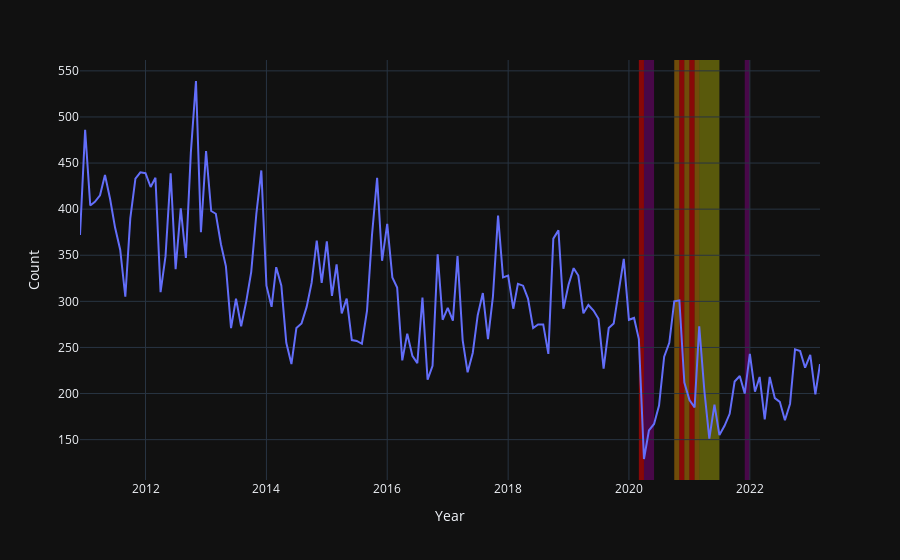

The notebook cell this image was saved under:
### Code cell
fig = px.line(grouped, x='Month', y='Count')
fig.update_layout(xaxis_title="Year", yaxis_title="Count")
fig.add_vrect(x0='2020-03', x1='2020-04', fillcolor='red', opacity=0.5, layer='below', line_width=0) #Lockdown
fig.add_vrect(x0='2020-04', x1='2020-06', fillcolor='purple', opacity=0.5, layer='below', line_width=0) #extension of lockdown
fig.add_vrect(x0='2020-10', x1='2020-11', fillcolor='orange', opacity=0.4, layer='below', line_width=0) #Restrictions
fig.add_vrect(x0='2020-11', x1='2020-12', fillcolor='red', opacity=0.5, layer='below', line_width=0) #Lockdown
fig.add_vrect(x0='2020-12', x1='2021-01', fillcolor='orange', opacity=0.4, layer='below', line_width=0) #Restrictions
fig.add_vrect(x0='2021-01', x1='2021-02', fillcolor='red', opacity=0.5, layer='below', line_width=0) #Lockdown
fig.add_vrect(x0='2021-02', x1='2021-03', fillcolor='orange', opacity=0.4, layer='below', line_width=0) #Meetings allowed and schools opened
fig.add_vrect(x0='2021-03', x1='2021-07', fillcolor='yellow', opacity=0.3, layer='below', line_width=0) #slow release of restrictions.
fig.add_vrect(x0='2021-12', x1='2022-01', fillcolor='purple', opacity=0.5, layer='below', line_width=0) #extension of lockdown
#dates using: https://www.instituteforgovernment.org.uk/sites/default/files/2022-12/timeline-coronavirus-lockdown-december-2021.pdf

fig.show()

### Figure 1 — Plotly figure (JSON) as saved in the notebook; plotly's stock layout.template omitted (floating-point values rounded to 4 significant figures; data arrays with more than 128 entries replaced by an {"elided": "..."} marker saying what was removed)
{"data": [{"hovertemplate": "Month=%{x}<br>Count=%{y}<extra></extra>", "legendgroup": "", "line": {"color": "#636efa", "dash": "solid"}, "marker": {"symbol": "circle"}, "mode": "lines", "name": "", "orientation": "v", "showlegend": false, "x": {"elided": "148 str values"}, "xaxis": "x", "y": {"elided": "148 int values"}, "yaxis": "y", "type": "scatter"}], "layout": {"xaxis": {"anchor": "y", "domain": [0.0, 1.0], "title": {"text": "Year"}}, "yaxis": {"anchor": "x", "domain": [0.0, 1.0], "title": {"text": "Count"}}, "legend": {"tracegroupgap": 0}, "margin": {"t": 60}, "shapes": [{"fillcolor": "red", "layer": "below", "line": {"width": 0}, "opacity": 0.5, "type": "rect", "x0": "2020-03", "x1": "2020-04", "xref": "x", "y0": 0, "y1": 1, "yref": "y domain"}, {"fillcolor": "purple", "layer": "below", "line": {"width": 0}, "opacity": 0.5, "type": "rect", "x0": "2020-04", "x1": "2020-06", "xref": "x", "y0": 0, "y1": 1, "yref": "y domain"}, {"fillcolor": "orange", "layer": "below", "line": {"width": 0}, "opacity": 0.4, "type": "rect", "x0": "2020-10", "x1": "2020-11", "xref": "x", "y0": 0, "y1": 1, "yref": "y domain"}, {"fillcolor": "red", "layer": "below", "line": {"width": 0}, "opacity": 0.5, "type": "rect", "x0": "2020-11", "x1": "2020-12", "xref": "x", "y0": 0, "y1": 1, "yref": "y domain"}, {"fillcolor": "orange", "layer": "below", "line": {"width": 0}, "opacity": 0.4, "type": "rect", "x0": "2020-12", "x1": "2021-01", "xref": "x", "y0": 0, "y1": 1, "yref": "y domain"}, {"fillcolor": "red", "layer": "below", "line": {"width": 0}, "opacity": 0.5, "type": "rect", "x0": "2021-01", "x1": "2021-02", "xref": "x", "y0": 0, "y1": 1, "yref": "y domain"}, {"fillcolor": "orange", "layer": "below", "line": {"width": 0}, "opacity": 0.4, "type": "rect", "x0": "2021-02", "x1": "2021-03", "xref": "x", "y0": 0, "y1": 1, "yref": "y domain"}, {"fillcolor": "yellow", "layer": "below", "line": {"width": 0}, "opacity": 0.3, "type": "rect", "x0": "2021-03", "x1": "2021-07", "xref": "x", "y0": 0, "y1": 1, "yref": "y domain"}, {"fillcolor": "purple", "layer": "below", "line": {"width": 0}, "opacity": 0.5, "type": "rect", "x0": "2021-12", "x1": "2022-01", "xref": "x", "y0": 0, "y1": 1, "yref": "y domain"}]}}
